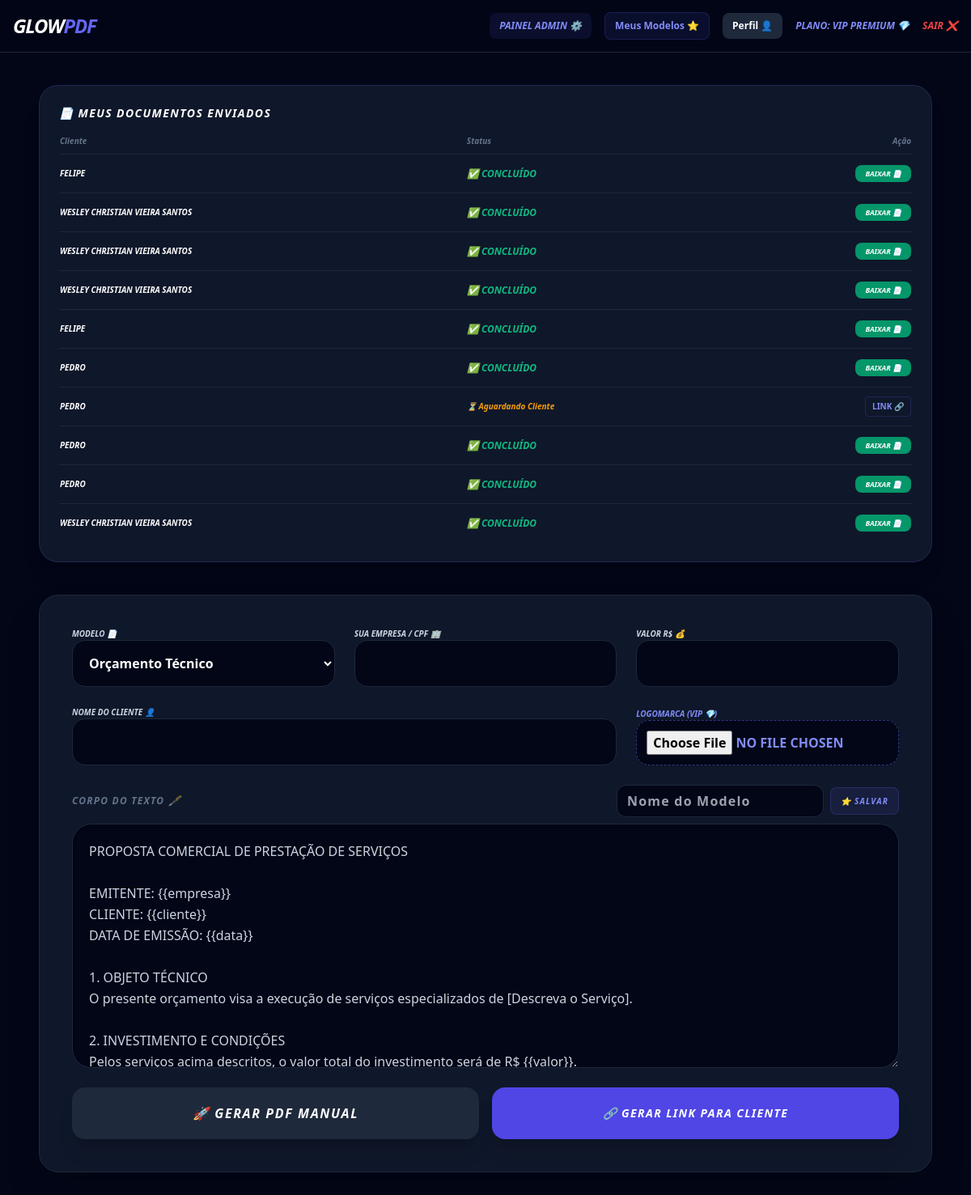
/index.php (signed in), run on the app's committed database.
### tables this page shows
CREATE TABLE documentos (
    id INTEGER PRIMARY KEY AUTOINCREMENT,
    token VARCHAR(100) DEFAULT NULL,
    usuario_id INTEGER DEFAULT NULL,
    tipo VARCHAR(100) DEFAULT NULL,
    empresa VARCHAR(255) DEFAULT NULL,
    cliente VARCHAR(255) DEFAULT NULL,
    valor VARCHAR(50) DEFAULT NULL,
    descricao TEXT DEFAULT NULL,
    logo_empresa LONGTEXT DEFAULT NULL,
    assinatura_cliente LONGTEXT DEFAULT NULL,
    assinatura_empresa LONGTEXT DEFAULT NULL,
    status TEXT DEFAULT "pendente" CHECK(status IN ("pendente","assinado_cliente","assinado")),
    criado_em DATETIME DEFAULT CURRENT_TIMESTAMP
);

### index.php (the view, shortened to what this page needs)
<?php
try {
    $db_path = __DIR__ . "/glow.db";
    $pdo = new PDO("sqlite:" . $db_path);
    $pdo->setAttribute(PDO::ATTR_ERRMODE, PDO::ERRMODE_EXCEPTION);
    $pdo->prepare("CREATE TABLE IF NOT EXISTS modelos_favoritos (id INTEGER PRIMARY KEY AUTOINCREMENT, usuario_id INTEGER, nome_modelo TEXT, tipo TEXT, conteudo TEXT)")->execute();
} catch (Exception $e) {
    die("Erro ao conectar no banco de dados: " . $e->getMessage());
}
$hoje = date("Y-m-d"); $is_pro = false;
if (isset($_SESSION["user"]) && isset($pdo)) {
    $stmt = $pdo->prepare("SELECT status, expira_em FROM usuarios WHERE id = ?");
    $stmt->execute([$_SESSION["user"]["id"]]);
    $check = $stmt->fetch();
    if ($check && $check["status"] === "ativo" && $check["expira_em"] >= $hoje) { $is_pro = true; }
}
?>
<!DOCTYPE html>
<html lang="pt-br">
<head>
    <script src="https://cdn.tailwindcss.com"></script>
</head>
<body class="bg-custom text-slate-300 min-h-screen font-sans">
    <nav class="bg-[#020617]/80 backdrop-blur-md border-b border-slate-800 sticky top-0 z-50">
        <div class="max-w-7xl mx-auto px-4 h-16 flex items-center justify-between">
            <h1 class="text-xl md:text-2xl font-black text-white italic tracking-tighter">GLOW<span class="text-indigo-500">PDF</span></h1>
            <div class="hidden md:flex items-center gap-4 text-xs font-bold uppercase italic">
                <?php if (isset($_SESSION["user"])): ?>
                    <?php if ($_SESSION["user"]["email"] === "admin@glow.com"): ?>
                        <a href="admin.php" class="text-xs font-bold text-indigo-400 uppercase italic bg-indigo-500/10 px-3 py-2 rounded-lg">Painel Admin ⚙️</a>
                    <?php endif; ?>
                    <button onclick="<?= $is_pro ? "toggleModal('modal-modelos', true)" : "mostrarAviso('Esta função é exclusiva para membros VIP! 💎')" ?>" class="bg-indigo-500/10 text-indigo-400 px-3 py-2 rounded-lg border border-indigo-500/20">Meus Modelos ⭐</button>
                    <button onclick="toggleModal('modal-perfil', true)" class="bg-slate-800 text-white px-3 py-2 rounded-lg">Perfil 👤</button>
                    <span class="text-xs font-bold text-indigo-400 uppercase italic text-xs text-indigo-400">PLANO: <?= $is_pro ? "VIP PREMIUM 💎" : "GRATUITO" ?></span>
                    <a href="?logout=1" class="text-red-500">Sair ❌</a>
                <?php else: ?>
                    <button onclick="toggleModal('modal-login', true)">Entrar 🚀</button>
                    <button onclick="toggleModal('modal-reg', true)" class="bg-indigo-600 text-white px-4 py-2 rounded-lg text-xs font-bold shadow-lg shadow-indigo-500/20 uppercase">Assinar Pro 💎</button>
                <?php endif; ?>
            </div>
        </div>
    </nav>
    <main class="max-w-6xl mx-auto py-6 md:py-10 px-4 md:px-6 italic text-slate-300">
        <?php if($is_pro): ?>
        <div class="mb-10 card-custom p-6 rounded-3xl border-indigo-500/20 shadow-xl"><h3 class="text-white font-bold mb-4 flex items-center gap-2 text-sm uppercase tracking-widest text-indigo-400 italic">📄 Meus Documentos Enviados</h3><div class="overflow-x-auto text-[10px]"><table class="w-full text-left"><thead class="text-slate-500 border-b border-slate-800"><tr><th class="pb-2">Cliente</th><th class="pb-2">Status</th><th class="pb-2 text-right">Ação</th></tr></thead><tbody class="divide-y divide-slate-800"><?php $stmt_doc = $pdo->prepare("SELECT * FROM documentos WHERE usuario_id = ? ORDER BY criado_em DESC"); $stmt_doc->execute([$_SESSION['user']['id']]); foreach($stmt_doc->fetchAll() as $md): ?><tr><td class="py-4 text-white font-bold uppercase"><?= $md['cliente'] ?></td><td><?php if($md['status'] == 'pendente'): ?><span class="text-amber-500 italic font-bold">⏳ Aguardando Cliente</span><?php elseif($md['status'] == 'assinado_cliente'): ?><span class="text-indigo-400 font-bold uppercase">✨ Cliente Assinou!</span><?php else: ?><span class="text-emerald-500 font-bold uppercase italic text-xs">✅ Concluído</span><?php endif; ?></td><td class="text-right"><?php if($md['status'] == 'pendente'): ?><button onclick="abrirModalLink('https://<?= $_SERVER['HTTP_HOST'] ?>/assinar.php?id=<?= $md['token'] ?>')" class="text-indigo-400 font-bold uppercase border border-indigo-500/20 px-2 py-1 rounded">Link 🔗</button><?php elseif($md['status'] == 'assinado_cliente'): ?><button onclick="abrirAssinaturaEmpresa(<?= $md['id'] ?>)" class="bg-indigo-600 text-white px-3 py-1 rounded-lg font-black uppercase text-[9px] shadow-lg">ASSINAR ✍️</button><?php else: ?><a href="?baixar_doc=<?= $md['id'] ?>" class="bg-emerald-600 text-white px-3 py-1 rounded-lg font-black uppercase text-[9px]">Baixar 📄</a><?php endif; ?></td></tr><?php endforeach; ?></tbody></table></div></div>
        <?php endif; ?>
        <div class="card-custom p-6 md:p-10 rounded-3xl shadow-2xl border-slate-800">
            <form method="POST" id="mainForm" enctype="multipart/form-data" class="flex flex-col gap-6">
                <div class="grid grid-cols-1 md:grid-cols-3 gap-6 italic uppercase font-bold text-[10px]">
                    <div class="flex flex-col"><label>Modelo 📄</label><select name="tipo_documento" id="tipo_doc" onchange="alterarTextoBase()" class="w-full p-4 rounded-2xl bg-slate-950 border border-slate-800 text-white"><option value="ORÇAMENTO TÉCNICO">Orçamento Técnico</option></select></div>
                    <div class="flex flex-col"><label>Sua Empresa / CPF 🏢</label><input type="text" name="empresa" id="emp_f" required class="w-full p-4 rounded-2xl bg-slate-950 border border-slate-800"></div>
                    <div class="flex flex-col"><label>Valor R$ 💰</label><input type="text" name="valor" id="val_f" required class="w-full p-4 rounded-2xl bg-slate-950 border border-slate-800 text-indigo-400"></div>
                </div>
                <div class="grid grid-cols-1 md:grid-cols-3 gap-6 items-end">
                    <div class="md:col-span-2 flex flex-col italic uppercase font-bold text-[10px]"><label>Nome do Cliente 👤</label><input type="text" name="cliente" id="cli_f" required class="w-full p-4 rounded-2xl bg-slate-950 border border-slate-800"></div>
                    <div class="flex flex-col italic uppercase font-bold text-[10px]"><label class="text-indigo-400">Logomarca (VIP 💎)</label><?php if ($is_pro): ?><input type="file" name="logo_file" class="w-full p-3 text-[10px] bg-slate-950 rounded-2xl border border-dashed border-indigo-500/50 text-indigo-400 font-bold uppercase shadow-sm"><?php else: ?><div class="w-full p-4 bg-slate-800/20 rounded-2xl text-slate-500 italic text-center border border-slate-800 text-[10px]">Liberado apenas no VIP 💎</div><?php endif; ?></div>
                </div>
                <div class="flex flex-col">
                    <label class="text-[10px] font-bold text-slate-500 uppercase mb-2 text-xs tracking-widest italic flex flex-wrap justify-between items-center gap-2">
                        Corpo do Texto 🖋️
                        <div class="flex flex-wrap md:flex-row items-center gap-2 w-full md:w-auto">
    <input type="text"
           name="nome_modelo_salvar"
           placeholder="Nome do Modelo"
           class="bg-slate-950 border border-slate-800 text-xs px-3 py-2 rounded-xl outline-none focus:border-indigo-500 text-white w-full md:w-64 flex-1">
    <button type="submit"
            name="salvar_modelo_vip"
            onclick="<?= !$is_pro ? "mostrarAviso('Esta função é exclusiva para membros VIP! 💎'); return false;" : "" ?>"
            class="w-full md:w-auto text-[10px] text-indigo-400 font-black bg-indigo-500/10 px-3 py-2 rounded-lg border border-indigo-500/20 hover:bg-indigo-500 hover:text-white transition whitespace-nowrap uppercase italic">
        ⭐ SALVAR
    </button>
</div>
                    </label>
                    <textarea name="descricao" id="texto_doc" rows="10" class="w-full p-5 rounded-3xl bg-slate-950 border border-slate-800 outline-none text-sm leading-relaxed focus:border-indigo-500 shadow-inner"></textarea>
                </div>
                <div class="grid grid-cols-1 md:grid-cols-2 gap-4">
                    <button type="submit" name="gerar_pdf" class="bg-slate-800 hover:bg-slate-700 text-white font-black py-5 rounded-2xl uppercase tracking-widest transition shadow-xl text-sm md:text-base italic">🚀 GERAR PDF MANUAL</button>
                    <button type="submit" name="gerar_link" class="bg-indigo-600 hover:bg-indigo-500 text-white font-black py-5 rounded-2xl uppercase tracking-widest shadow-xl transition text-sm italic">🔗 GERAR LINK PARA CLIENTE</button>
                </div>
            </form>
        </div>
    </main>
</body>
</html>

### index.php (style rules this page uses)
.bg-custom { background: #020617; }
.card-custom { background: #0f172a; border: 1px solid #1e293b; }
input, select, textarea { font-size: 16px !important; }

### data on the page
documentos: cliente "FELIPE", status "✅ CONCLUÍDO"
documentos: cliente "WESLEY CHRISTIAN VIEIRA SANTOS", status "✅ CONCLUÍDO"
documentos: cliente "WESLEY CHRISTIAN VIEIRA SANTOS", status "✅ CONCLUÍDO"
documentos: cliente "WESLEY CHRISTIAN VIEIRA SANTOS", status "✅ CONCLUÍDO"
documentos: cliente "FELIPE", status "✅ CONCLUÍDO"
documentos: cliente "PEDRO", status "✅ CONCLUÍDO"
documentos: cliente "PEDRO", status "⏳ Aguardando Cliente"
documentos: cliente "PEDRO", status "✅ CONCLUÍDO"
documentos: cliente "PEDRO", status "✅ CONCLUÍDO"
documentos: cliente "WESLEY CHRISTIAN VIEIRA SANTOS", status "✅ CONCLUÍDO"
